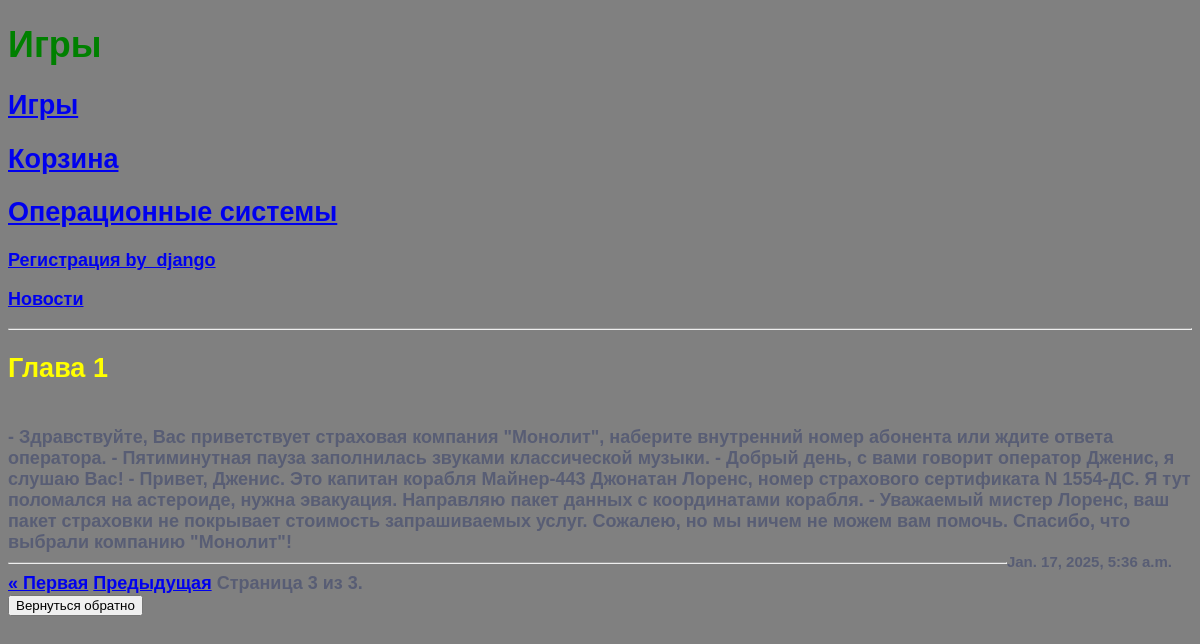
The page /platform/news/?page=3 on the database its author committed.
### task1/models.py (models this page shows, shortened)
class News(models.Model):
    title = models.CharField(max_length=255)
    content = models.TextField()
    date = models.DateTimeField(auto_now_add=True)

### task1/views.py (the view)
# urls.py: path('platform/news/', news),
def news(request):
    return render(request, 'platform/news/news.html',
                  {'header': 'Новости',
                   'news': Paginator(News.objects.all().order_by('-date'), 3) \
                            .get_page(request.GET.get('page', 1))})

### templates/platform/news/news.html (shortened to what this page needs)
{% extends 'fourth_task/menu.html' %}
{% block pagename %}<h1>Игры</h1>{% endblock %}
{% block menu %}{{ block.super }}{% endblock %}
{% block content %}
    <hr>
    {% for new in news %}
        <h2>{{ new.title }}</h2>
        <br>
        {{ new.content }}
        <br>
        <small style="float: right; margin-right: 20px;">{{ new.date }}</small>
        <hr>
    {% endfor %}
    <div class="pagination">
        <span class="step-links">
            {% if news.has_previous %}
                <a href="?page=1">&laquo; Первая</a>
                <a href="?page={{ news.previous_page_number }}">Предыдущая</a>
            {% endif %}
            <span class="current">
                Страница {{ news.number }} из {{ news.paginator.num_pages }}.
            </span>
        </span>
    </div>
<form action="{% url 'home' %}">
    <input type="submit" value="Вернуться обратно" />
</form>
{% endblock %}

### static/style.css (style rules this page uses)
h1 { color: green; }
h2 { color: yellow; }
body { font: 600 18px 'Source Sans Pro', sans-serif; color: #585d74; background-color: grey }

### rows shown on the page
News: title "Глава 1", content "- Здравствуйте, Вас приветствует страховая компания \"Монолит\", наберите внутренний номер абонента или ждите ответа оператора. - Пятиминутная пауза заполнилась звуками классической музыки. - Добрый день, с вами говорит оператор Дженис, я слушаю Вас! - Привет, Дженис. Это капитан корабля Майнер-443 Джонатан Лоренс, номер страхового сертификата N 1554-ДС. Я тут поломался на астероиде, нужна эвакуация. Направляю пакет данных с координатами корабля. - Уважаемый мистер Лоренс, ваш пакет страховки не покрывает стоимость запрашиваемых услуг. Сожалею, но мы ничем не можем вам помочь. Спасибо, что выбрали компанию \"Монолит\"!", date "Jan. 17, 2025, 5:36 a.m."

### other values the page prints
{{ news.number }} "3"
{{ news.paginator.num_pages }} "3"
